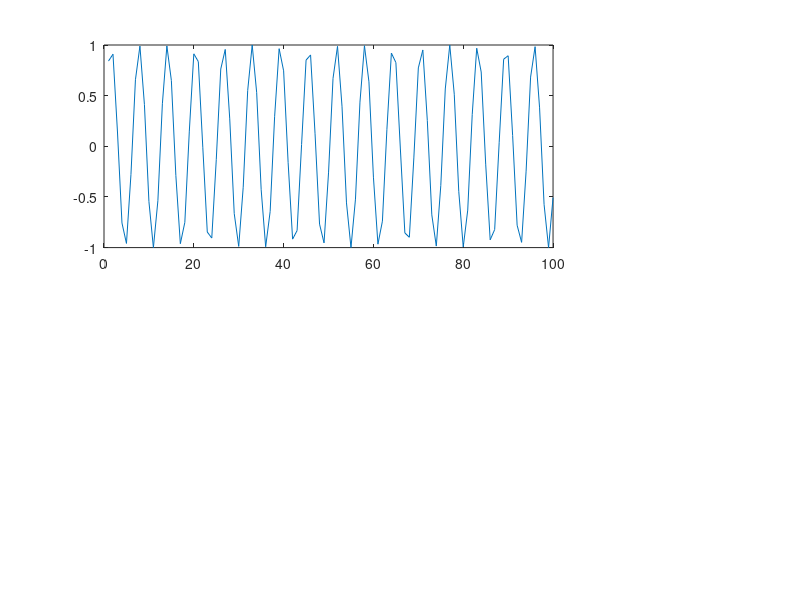

MATLAB code to generate this figure: (Note: this script raises an error after producing the figure.)
function PARTICLE_MOTION_C1


t = 1:100
z = sin(t)
e = cos(t)
n = -sin(t)

wp = subplot(2,4,[1:3]), plot(t,z)
h = zoom;
h.ActionPostCallback = @waveformZoom;
h.Enable = 'on';

wp.XLim
data_range = wp.XLim(1):wp.XLim(2)
data_range = 8:15

plotPM(z, e, n, data_range);

    function waveformZoom(~, eventdata, input_number)
        
        disp(input_number)
        
    end

function plotPM(vert, east, north, data_range)

    en = subplot(2,3,4), plot(east(data_range), north(data_range))


end



end